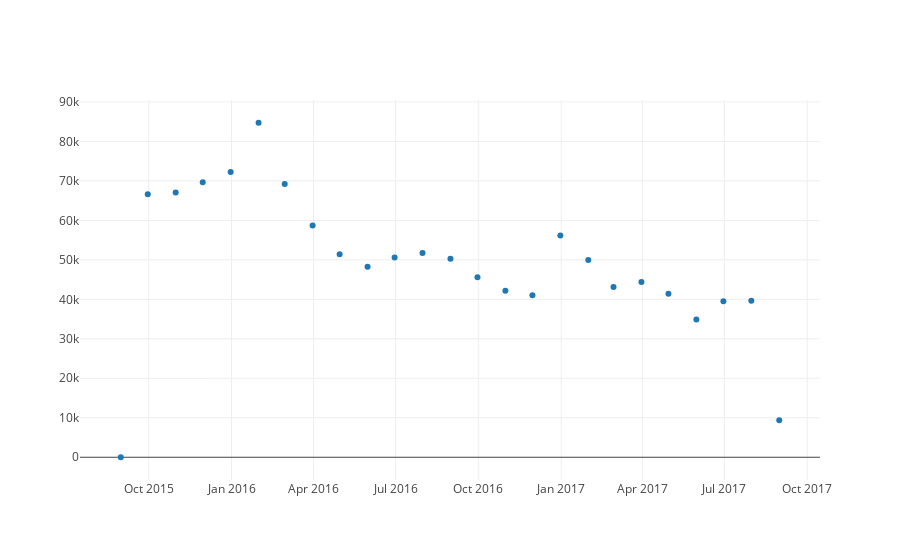

Write notebook code for a chart like this one.
### Markdown cell above
Finally, we create a plot by creating a trace with an `x` key of dates, and a `y` key of revenues, and setting the `mode` to `'markers'` so that there is no line connecting the data.

### Code cell
iplot([{'x': dates, 'y': revenues, 'mode': 'markers'}])
